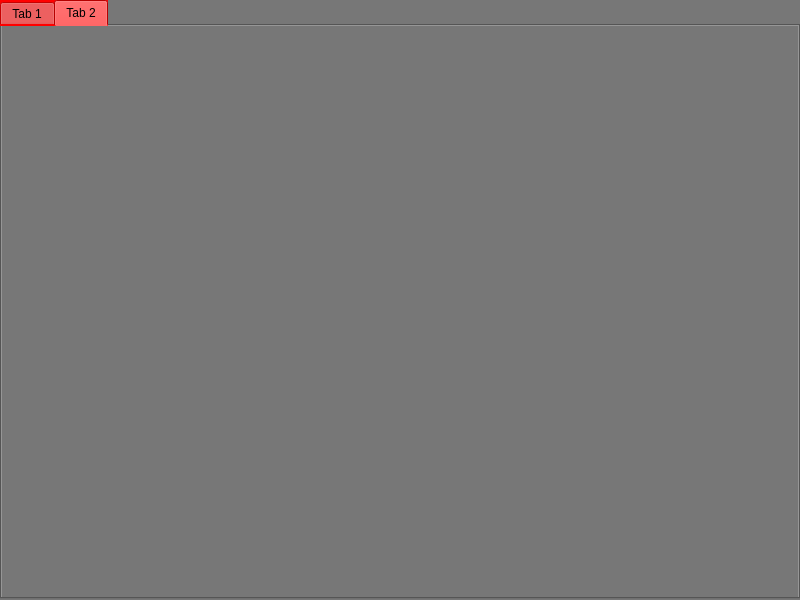
<?xml version="1.0" encoding="UTF-8"?>
<ui version="4.0">
 <class>MainWindow</class>
 <widget class="QMainWindow" name="MainWindow">
  <property name="geometry">
   <rect>
    <x>0</x>
    <y>0</y>
    <width>800</width>
    <height>600</height>
   </rect>
  </property>
  <property name="windowTitle">
   <string>MainWindow</string>
  </property>
  <widget class="QWidget" name="centralwidget">
   <property name="styleSheet">
    <string notr="true">background-color: #777777</string>
   </property>
   <widget class="QTabWidget" name="tabWidget">
    <property name="geometry">
     <rect>
      <x>0</x>
      <y>0</y>
      <width>800</width>
      <height>599</height>
     </rect>
    </property>
    <property name="styleSheet">
     <string notr="true">QTabBar {background-color: red}</string>
    </property>
    <property name="tabPosition">
     <enum>QTabWidget::North</enum>
    </property>
    <property name="tabShape">
     <enum>QTabWidget::Rounded</enum>
    </property>
    <property name="currentIndex">
     <number>1</number>
    </property>
    <widget class="QWidget" name="tab">
     <attribute name="title">
      <string>Tab 1</string>
     </attribute>
     <widget class="QWidget" name="gridLayoutWidget">
      <property name="geometry">
       <rect>
        <x>9</x>
        <y>9</y>
        <width>781</width>
        <height>551</height>
       </rect>
      </property>
      <layout class="QGridLayout" name="gridLayout"/>
     </widget>
    </widget>
    <widget class="QWidget" name="tab_2">
     <attribute name="title">
      <string>Tab 2</string>
     </attribute>
    </widget>
   </widget>
  </widget>
 </widget>
 <resources/>
 <connections/>
</ui>
